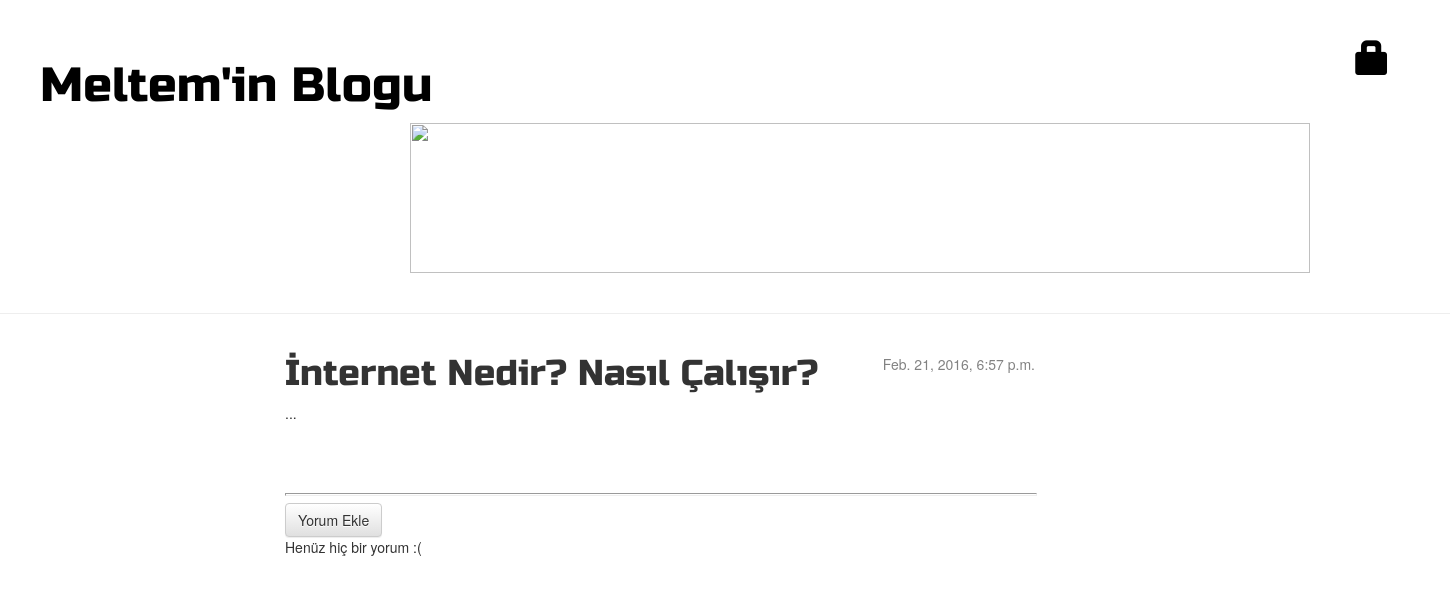
Screenshot of /post/11/ with the database file from the repository.
### blog/models.py (models this page shows, shortened)
class Post(models.Model):
    yazar = models.ForeignKey('auth.User')
    baslik = models.CharField(max_length=200)
    yazi = models.TextField()
    yaratilis_tarihi = models.DateTimeField(
            default=timezone.now)
    yayinlanma_tarihi = models.DateTimeField(
            blank=True, null=True)

### blog/views.py (the view)
# urls.py: url(r'^post/(?P<pk>[0-9]+)/$', views.post_detail, name='post_detail'),
def post_detail(request, pk):
    post = get_object_or_404(Post, pk=pk)
    return render(request, 'blog/post_detail.html', {'post': post})

### blog/templates/blog/post_detail.html (shortened to what this page needs)
{% extends 'blog/base.html' %}
{% block content %}
    <div class="post">
        {% if post.yayinlanma_tarihi %}
            <div class="date">
                {{ post.yayinlanma_tarihi }}
            </div>
        {% else %}
            <a class="btn btn-default" href="{% url 'blog.views.post_publish' pk=post.pk %}">Yayınla</a>
            <a class="btn btn-default" href="{% url 'post_remove' pk=post.pk %}"><span class="glyphicon glyphicon-remove"></span></a>
        {% endif %}
        <h1>{{ post.baslik }}</h1>
        <p>{{ post.yazi|linebreaks }}</p>
    </div>
    <hr>
    <a class="btn btn-default" href="{% url 'add_comment_to_post' pk=post.pk %}">Yorum Ekle</a>
    {% for comment in post.comments.all %}
        {% if user.is_authenticated or comment.onaylanmis_yorum %}
        <div class="comment">
            <div class="date">
                {{ comment.yaratilis_tarihi }}
                {% if not comment.onaylanmis_yorum %}
                    <a class="btn btn-default" href="{% url 'comment_remove' pk=comment.pk %}"><span class="glyphicon glyphicon-remove"></span></a>
                    <a class="btn btn-default" href="{% url 'comment_approve' pk=comment.pk %}"><span class="glyphicon glyphicon-ok"></span></a>
                {% endif %}
            </div>
            <strong>{{ comment.yazar }}</strong>
            <p>{{ comment.yazi|linebreaks }}</p>
        </div>
        {% endif %}
    {% empty %}
        <p>Henüz hiç bir yorum  :(</p>
    {% endfor %}
{% endblock %}

### blog/static/css/blog.css (style rules this page uses)
h1, h2, h3, h4 { font-family: 'Russo One', sans-serif; }
.post h1 { text-decoration:none; }
.date { float: right; color: #828282; }
.post { margin-bottom: 70px; }
hr { display: block; margin-top: 0.5em; margin-bottom: 0.5em; margin-left: auto; margin-right: auto; border-style: inset; border-width: 1px; width: 750px; height: 0.5px; }

### rows the page displays
Post: yayinlanma_tarihi "Feb. 21, 2016, 6:57 p.m.", baslik "İnternet Nedir? Nasıl Çalışır?", yazi "..."
